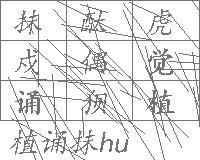
#> input picture captcha_study/2+.png, 200 x 160 px
$ python clear_noise_2.py
#> lines starting #> are read from the running program, lines starting #| are printed output that depends on the picture
#coding=utf-8
"""
creat time:2015.09.14
"""
import cv2
import numpy as np
from matplotlib import pyplot as plt
from PIL import Image,ImageEnhance,ImageFilter

img_name = '2+.png'
#去除干扰线
im = Image.open(img_name)
#> im is the input picture: PIL image 200x160 L; min 76, max 255, mean 226.3
#图像二值化
enhancer = ImageEnhance.Contrast(im)
im = enhancer.enhance(2)
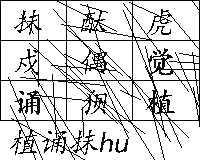
#> im: PIL image 200x160 L; min 0, max 255, mean 209.5
im = im.convert('1')
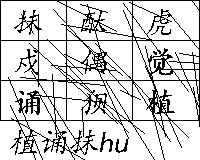
#> im: PIL image 200x160 1; 81.9% white; black in thin lines or dots
data = im.getdata()
w,h = im.size
#> w = 200; h = 160
#im.show()
black_point = 0
for x in range(1,w-1):
    for y in range(1,h-1):
        mid_pixel = data[w*y+x] #中央像素点像素值
        if mid_pixel == 0: #找出上下左右四个方向像素点像素值
            top_pixel = data[w*(y-1)+x]
            left_pixel = data[w*y+(x-1)]
            down_pixel = data[w*(y+1)+x]
            right_pixel = data[w*y+(x+1)]

            #判断上下左右的黑色像素点总个数
            if top_pixel == 0:
                black_point += 1
            if left_pixel == 0:
                black_point += 1
            if down_pixel == 0:
                black_point += 1
            if right_pixel == 0:
                black_point += 1
            if black_point >= 3:
                im.putpixel((x,y),0)
            #print black_point
            black_point = 0
im.show()
